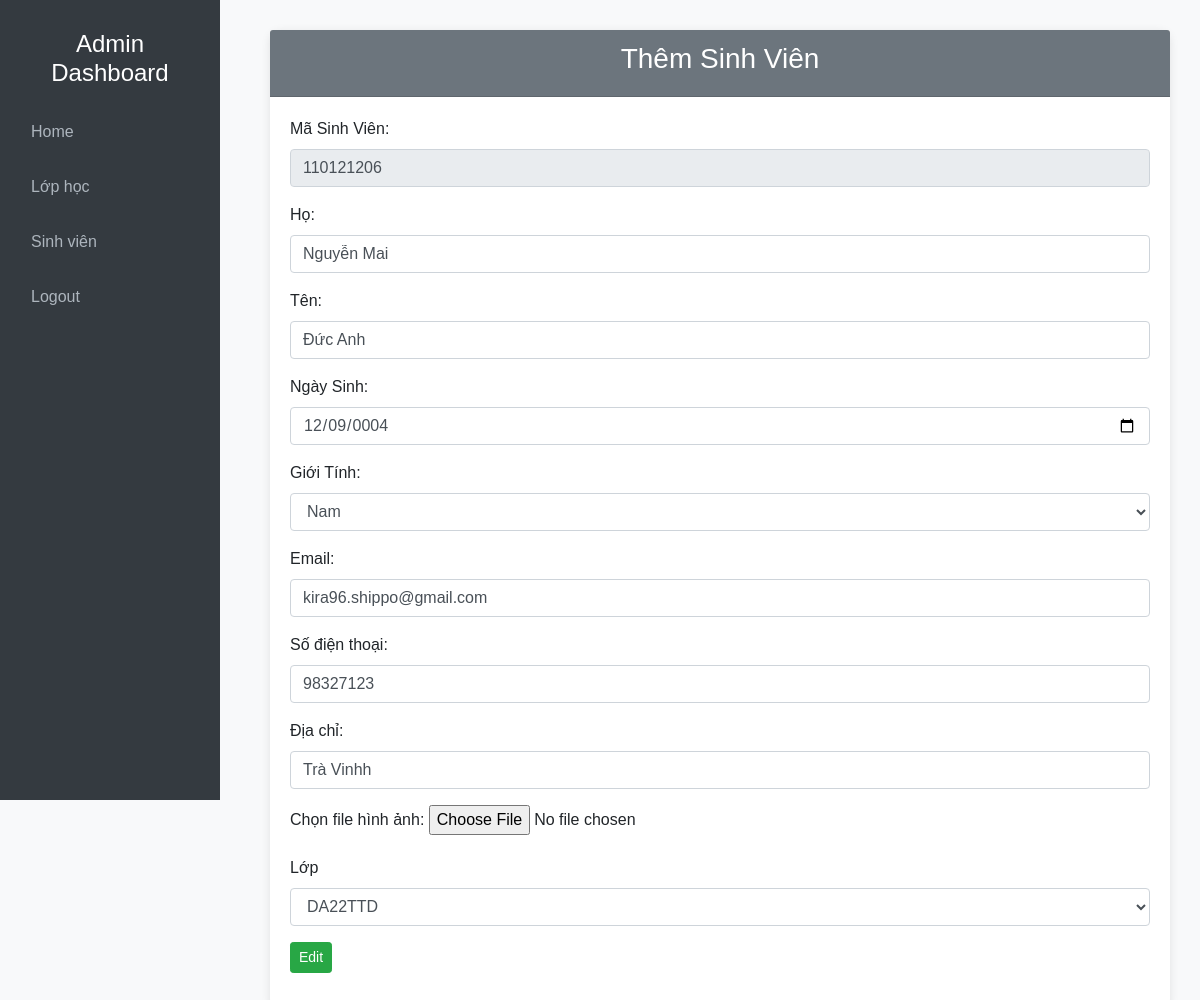
Before: /admin/index.php?action=qlsv&query=sua&masv=110121206 with the older database file.
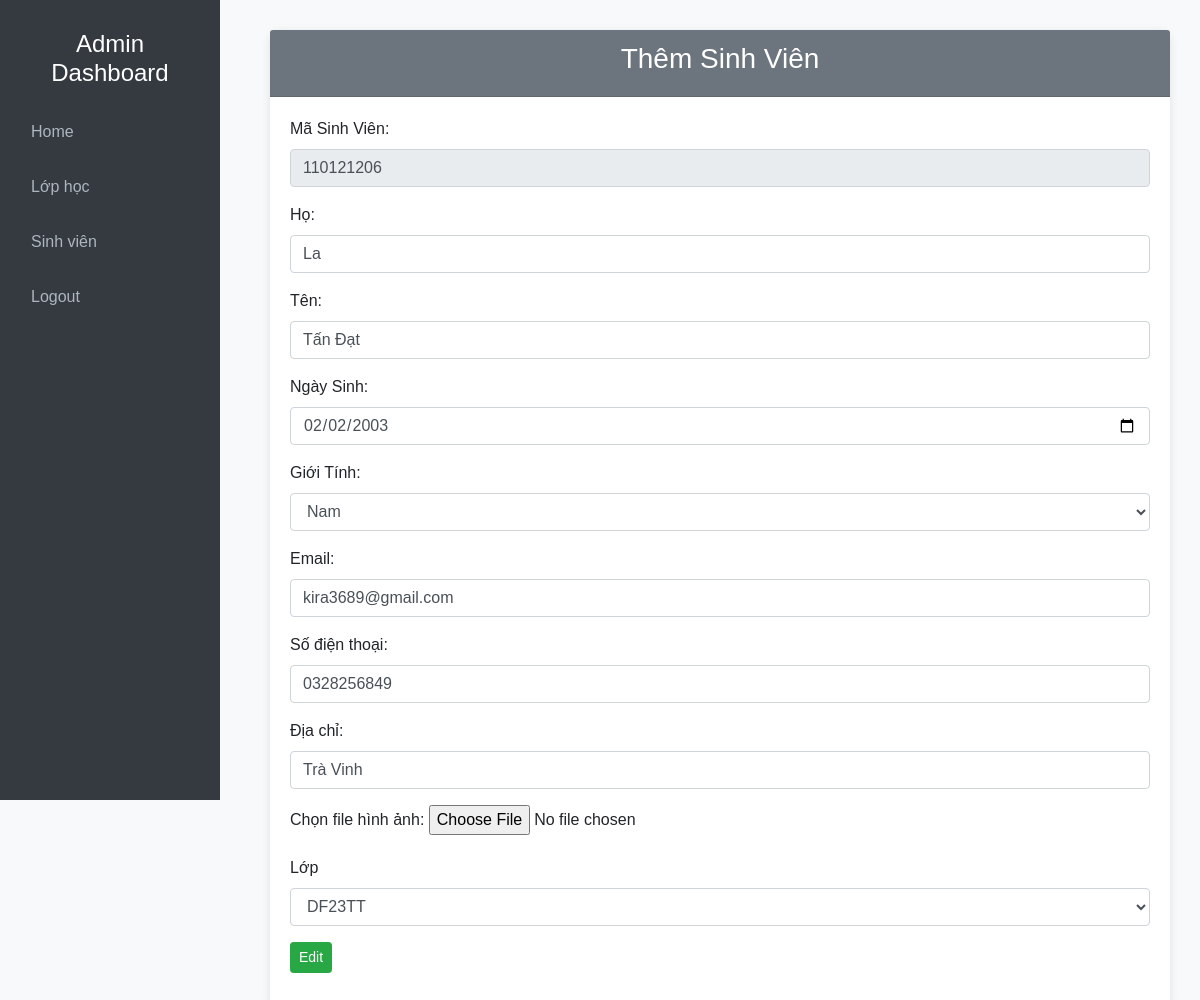
After: the same page with the newer database file.
### tables this page shows
CREATE TABLE `sinhvien` (
  `maSV` varchar(9) NOT NULL COMMENT 'Mã sinh viên',
  `hoLot` varchar(20) NOT NULL COMMENT 'Họ lót',
  `tenSV` varchar(10) NOT NULL COMMENT 'Tên sinh viên',
  `ngaySinh` date NOT NULL COMMENT 'Ngày sinh',
  `gioiTinh` varchar(6) NOT NULL COMMENT 'Giới tính',
  `maLop` varchar(20) NOT NULL COMMENT 'Mã Lớp',
  `email` varchar(255) NOT NULL COMMENT 'Email',
  `soDT` varchar(11) NOT NULL COMMENT 'Số điện thoại',
  `diaChi` text NOT NULL COMMENT 'Địa chỉ',
  `hinhAnh` varchar(255) NOT NULL COMMENT 'Hình ảnh'
);

### admin/modules/qlSV/sua.php (the view, shortened to what this page needs)
<?php
    $sql = "SELECT * FROM sinhvien WHERE maSV ='$_GET[masv]' LIMIT 1";
    $query = mysqli_query($conn, $sql);
?>
<div class="card">
        <div class="card-header bg-secondary text-white text-center">
            <h3>Thêm Sinh Viên</h3>
        </div>
        <div class="card-body">
            <form action="modules/qlSV/xuly.php" method="POST" enctype="multipart/form-data">
                <?php
                    while($row = mysqli_fetch_assoc($query)){
                ?>
                    <div class="form-group">
                        <label for="categoryName">Mã Sinh Viên:</label>
                        <input type="text" class="form-control" name="txtmasv" value="<?php echo $row['maSV']; ?>" readonly>
                    </div>
                    <div class="form-group">
                        <label for="categoryName">Họ:</label>
                        <input type="text" class="form-control" name="txtho" value="<?php echo $row['hoLot'] ?>" required>
                    </div>
                    <div class="form-group">
                        <label for="categoryName">Tên:</label>
                        <input type="text" class="form-control" name="txtten" value="<?php echo $row['tenSV'] ?>" required>
                    </div>
                    <div class="form-group">
                        <label for="categoryName">Ngày Sinh:</label>
                        <input type="date" class="form-control" name="txtngaysinh" value="<?php echo $row['ngaySinh'] ?>" required>
                    </div>
                    <div class="form-group">
                        <label for="categoryName">Giới Tính:</label>
                        <select class="form-control" name="txtgioitinh" required>
                            <?php
                                if($row['gioiTinh'] == "Nam"){ ?>
                                    <option value="Nam" selected>Nam</option>
                            <?php } elseif($row['gioiTinh'] == "Nữ"){ ?>
                                    <option value="Nữ" selected>Nữ</option>
                                    <option value="Nam">Nam</option>
                                    <option value="Khác">Khác</option>
                            <?php } else { ?>
                                    <option value="Nữ">Nữ</option>
                                    <option value="Nam">Nam</option>
                                    <option value="Khác" selected>Khác</option>
                            <?php } ?>
                        </select>
                    </div>
                    <div class="form-group">
                        <label for="categoryName">Email:</label>
                        <input type="text" class="form-control" name="txtemail" value="<?php echo $row['email'] ?>" required>
                    </div>
                    <div class="form-group">
                        <label for="categoryName">Số điện thoại:</label>
                        <input type="tel" class="form-control" name="txtsodienthoai" value="<?php echo $row['soDT'] ?>" required>
                    </div>
                    <div class="form-group">
                        <label for="categoryName">Địa chỉ:</label>
                        <input type="text" class="form-control" name="txtdiachi" value="<?php echo $row['diaChi'] ?>" required>
                    </div>
                    <div class="form-group">
                        <label>Chọn file hình ảnh:</label>
                        <input type="file" name="txthinhanh" value="<?php echo $row['hinhAnh'] ?>">
                    </div>
                    <div class="form-group">
                        <label for="">Lớp</label>
                            <select class="form-control" name = "txtmalop">
                                <?php
                                    $sql_lop = "SELECT * FROM lophoc ORDER BY maLop DESC";
                                    $query_lop = mysqli_query($conn, $sql_lop);
                                    while($row_lop = mysqli_fetch_array($query_lop)){
                                        if($row_lop['maLop'] == $row['maLop']){  ?>
                                            <option selected value="<?php echo $row_lop['maLop']?>"><?php echo $row_lop['maLop']?></option>
                                        <?php
                                        }else{ ?>
                                            <option value="<?php echo $row_lop['maLop']?>"><?php echo $row_lop['maLop']?></option>
                                        <?php
                                        }
                                    } ?>
                            </select>
                    </div>
                    <?php } ?>
                    <div class="form-group">
                    <input onclick = "return confirm('Bạn có thực sự muốn sửa không?')" class="btn btn-sm btn-success" type="submit" name="edit" value="Edit">
                    </div>
            </form>
        </div>
    </div>

Changed rows visible on the page:
changed sinhvien "Nam": txtho "Nguyễn Mai" → "La"; txtten "Đức Anh" → "Tấn Đạt"; txtngaysinh "12/09/0004" → "02/02/2003"; txtemail "kira96.shippo@gmail.com" → "kira3689@gmail.com"; txtsodienthoai "98327123" → "0328256849"; txtdiachi "Trà Vinhh" → "Trà Vinh"; txtmalop "DA22TTD" → "DF23TT"
